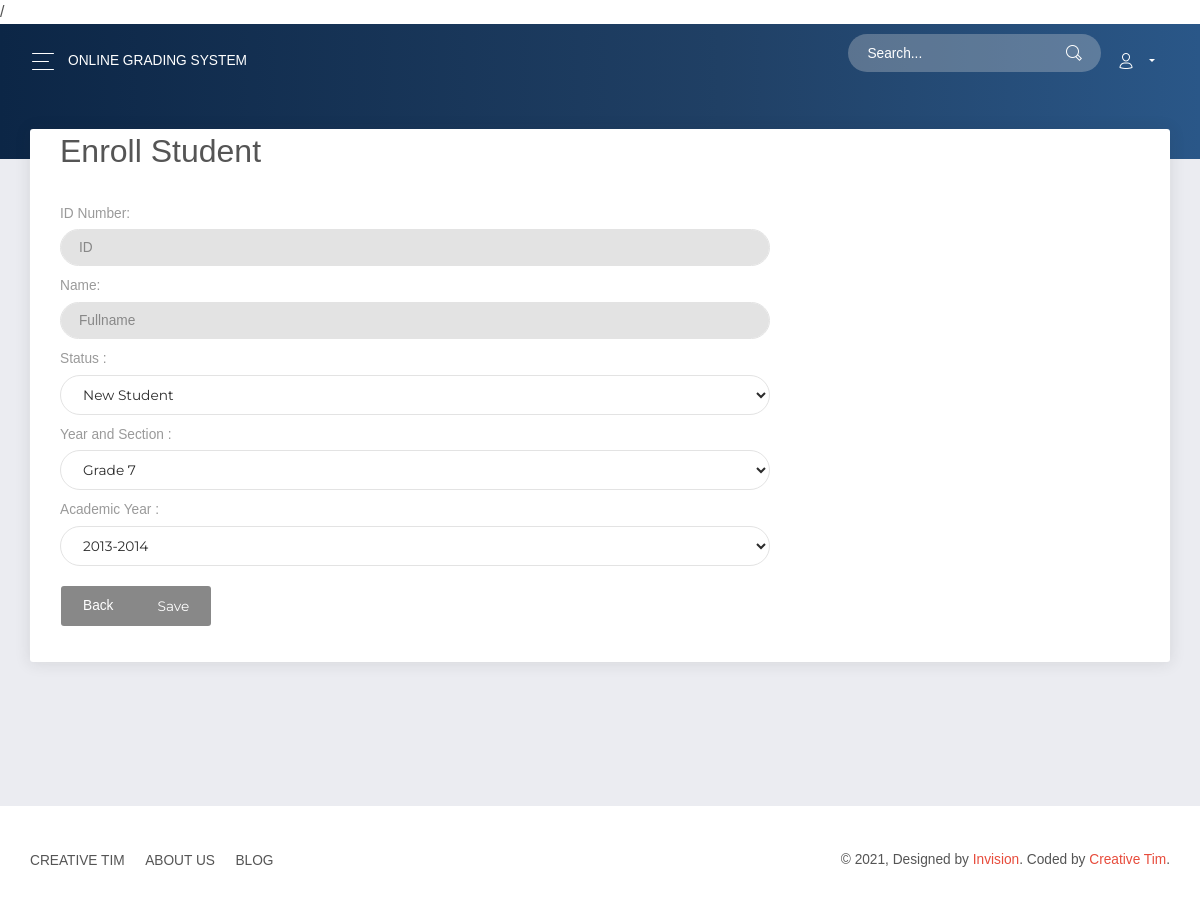
The page /admin/modules/student/index.php?view=enroll&studentId=11111111 (signed in) on the database as committed earlier.
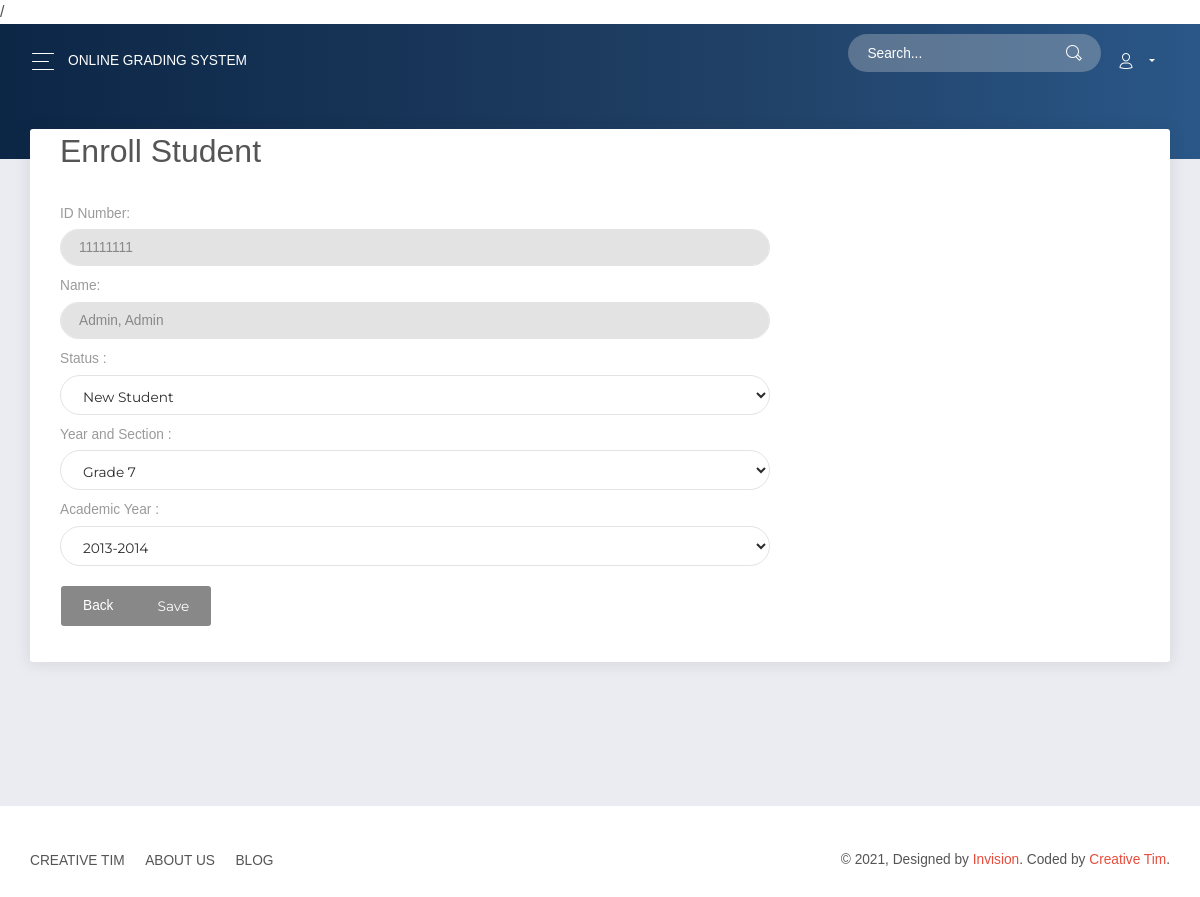
The same page on the database as committed later.
### tables this page shows
CREATE TABLE `tblstudent` (
  `S_ID` int(11) NOT NULL,
  `IDNO` int(20) NOT NULL,
  `FNAME` varchar(40) NOT NULL,
  `LNAME` varchar(40) NOT NULL,
  `MNAME` varchar(40) NOT NULL,
  `SEX` varchar(10) NOT NULL DEFAULT 'Male',
  `BDAY` date NOT NULL,
  `BPLACE` text NOT NULL,
  `STATUS` varchar(30) NOT NULL,
  `AGE` int(30) NOT NULL,
  `NATIONALITY` varchar(40) NOT NULL,
  `RELIGION` varchar(255) NOT NULL,
  `CONTACT_NO` varchar(40) NOT NULL,
  `HOME_ADD` text NOT NULL,
  `EMAIL` varchar(255) NOT NULL
);

### admin/modules/student/index.php (called while the page is built, shortened)
<?php
require_once '../../theme/templates.php';
?>

### includes/database.php (called while the page is built, shortened)
<?php
class Database {
	var $sql_string = '';
	private $conn;
	public function open_connection() {
		$this->conn = mysqli_connect(DB_SERVER,DB_USER,DB_PASS,DB_NAME);
	}
	function setQuery($sql='') {
		$this->sql_string=$sql;
	}
	function executeQuery() {
		$result = mysqli_query($this->conn,$this->sql_string);
		return $result;
	}
	private function confirm_query($result) {
		return $result;
	}
	function loadResultList( $key='' ) {
		$cur = $this->executeQuery();
		$array = array();
		while ($row = mysqli_fetch_object( $cur )) {
			if ($key) {
				$array[$row->$key] = $row;
			} else {
				$array[] = $row;
			}
		}
		return $array;
	}
	function loadSingleResult() {
		$cur = $this->executeQuery();
		while ($row = mysqli_fetch_object( $cur )) {
			$data = $row;
		}
		return $data;
	}
}
$mydb = new Database();
?>

### includes/student.php (called while the page is built, shortened)
<?php
require_once(LIB_PATH.DS.'database.php');
class Student {
	protected static $tbl_name = "tblstudent";
	function single_student($id=0){
			global $mydb;
			$mydb->setQuery("SELECT * FROM ".self::$tbl_name." Where IDNO= {$id} LIMIT 1");
			$cur = $mydb->loadSingleResult();
			return $cur;
	}
}
?>

### admin/modules/student/enrollment.php (the view, shortened to what this page needs)
<div class="rows">
  <div class="col-12 col-sm-12 col-lg-12">
	<?php
		  	 if (isset($_GET['studentId'])){
					$student = new Student();
					$cur = $student->single_student($_GET['studentId']);
			}
			  ?>
		  <form class="form-horizontal span6" action="controller.php?action=enroll" method="POST">
					<div class="panel panel-primary col-offset-5">
					  <div class="panel-heading">
					    <h3 class="panel-title"><span class="glyphicon glyphicon-user"></span> Enroll Student</h3>
					  </div>
					  <div class="panel-body">
					   <div class="row">
				            <div class="col-md-8 ">
      						<div class="form-group">
				              <label for=
				              "Semester">ID Number: </label>
				                <input class="form-control input-sm" id="idno" name="idno" readonly placeholder=
									  "ID Number" type="text" value="<?php echo (isset($cur)) ? $cur->IDNO : 'ID' ;?>">
								</div>
				            </div>
				      	</div>
				          <div class="row" id="idno">
				            <div class="col-md-8">
      						<div class="form-group">
				              <label for=
				              "Semester">Name: </label>
				                <input class="form-control input-sm" readonly placeholder=
									  "ID Number" type="text" value="<?php echo (isset($cur)) ? $cur->LNAME.', '.$cur->FNAME : 'Fullname' ;?>">
								</div>
				            </div>
				          </div>
			              <div class="row">
				            <div class="col-md-8">
      						<div class="form-group">
				              <label for=
				              "Status">Status : </label>
				                 <select class="form-control input-sm" name="Status" id="Status">
									<option value="New">New Student</option>
								</select>
				              </div>
				            </div>
				          </div>
			             <div class="row">
				            <div class="col-md-8">
      						<div class="form-group">
				              <label for=
				              "course">Year and Section :</label>
				               <select class="form-control input-sm" name="course" id="course">
				                  	<?php
				                $mydb->setQuery("SELECT DISTINCT  `COURSE_NAME` ,  `COURSE_ID`
									FROM course");
									$cur = $mydb->loadResultList();
				                  	foreach ($cur as $course) {
				                  		echo '<option value="'. $course->COURSE_ID.'">'.$course->COURSE_NAME.'</option>';
				                  	}
				                  	?>
									</select>
				              </div>
				            </div>
				          </div>
			             <div class="row">
				            <div class="col-md-8">
      						<div class="form-group">
				              <label for=
				              "ay">Academic Year :</label>
				                <select class="form-control input-sm" name="ay" id="ay">
									<option value="2013-2014">2013-2014</option>
								</select>
				              </div>
				            </div>
				          </div>
				          <div class="row" id="idno">
				            <div class="col-md-10">
      						<div class="form-group">
							         <div class="btn-group">
							          <a href="index.php" name="back" class="btn btn-default">Back </a>
									    <button type="submit" name="savestep1" class="btn btn-default"><span class="glyphicon glyphicon-floppy-save"></span> Save</button>
									</div>
				                </div>
				            </div>
				          </div>
			            </div>
			        </div>
					  </div>
					</div>
		  </div>
		</div>

### admin/theme/templates.php (shortened to what this page needs)
<!DOCTYPE html>
<html lang="en">
<head>
  <link rel="stylesheet" href="https://use.fontawesome.com/releases/v5.7.1/css/all.css">
  <link href="<?php echo WEB_ROOT; ?>plugins/assets/css/bootstrap.min.css" rel="stylesheet" />
  <link href="<?php echo WEB_ROOT; ?>plugins/assets/css/now-ui-dashboard.css?v=1.3.0" rel="stylesheet" />
  <link href="<?php echo WEB_ROOT; ?>plugins/assets/demo/demo.css" rel="stylesheet" />
  <link href="<?php echo WEB_ROOT; ?>css/bootstrap-datetimepicker.min.css" rel="stylesheet" media="screen">
  <link href="<?php echo WEB_ROOT; ?>css/dataTables.bootstrap.css" rel="stylesheet" media="screen">
  <link rel="stylesheet" type="text/css" href="<?php echo WEB_ROOT; ?>css/jquery.dataTables.css">
</head>
  <div class="wrapper ">
    <div class="main-panel" id="main-panel">
      <nav class="navbar navbar-expand-lg navbar-transparent  bg-primary  navbar-absolute">
        <div class="container-fluid">
          <div class="navbar-wrapper">
            <div class="navbar-toggle">
              <button type="button" class="navbar-toggler">
                <span class="navbar-toggler-bar bar1"></span>
                <span class="navbar-toggler-bar bar2"></span>
                <span class="navbar-toggler-bar bar3"></span>
              </button>
            </div>
            <a class="navbar-brand" href="#pablo">Online Grading System</a>
          </div>
          <div class="collapse navbar-collapse justify-content-end" id="navigation">
            <form>
              <div class="input-group no-border">
                <input type="text" value="" class="form-control" placeholder="Search...">
                <div class="input-group-append">
                  <div class="input-group-text">
                    <i class="now-ui-icons ui-1_zoom-bold"></i>
                  </div>
                </div>
              </div>
            </form>
            <ul class="navbar-nav">
              <li class="nav-item dropdown">
                <a class="nav-link dropdown-toggle" id="navbarDropdownMenuLink" data-toggle="dropdown" aria-haspopup="true" aria-expanded="false">
                  <i class="now-ui-icons users_single-02"></i>
                </a>
              </li>
            </ul>
          </div>
        </div>
      </nav>
        <div class="panel-header panel-header-sm">
      </div>
<div class="content">
  <div class="row">
    <div class="col-md-12">
      <div class="card">
       <div class="container">
        <?php require_once $content;?>
       </div>
        </div>
    </div>
  </div>
</div>
      <footer class="footer">
        <div class="container-fluid">
          <nav>
            <ul>
              <li>
                <a href="https://www.creative-tim.com">
                  Creative Tim
                </a>
              </li>
              <li>
                <a href="http://presentation.creative-tim.com">
                  About Us
                </a>
              </li>
              <li>
                <a href="http://blog.creative-tim.com">
                  Blog
                </a>
              </li>
            </ul>
          </nav>
          <div class="copyright" id="copyright">
            &copy;
            , Designed by
            <a href="https://www.invisionapp.com" target="_blank">Invision</a>. Coded by
            <a href="https://www.creative-tim.com" target="_blank">Creative Tim</a>.
          </div>
        </div>
      </footer>
</body>
</html>

Rows that differ between the two databases and show on the page:
added tblstudent: idno "11111111", LNAME+FNAME "Admin, Admin"
Other text that changed with them:
form field idno: "ID" → (not shown)
form field value: "Fullname" → (not shown)
